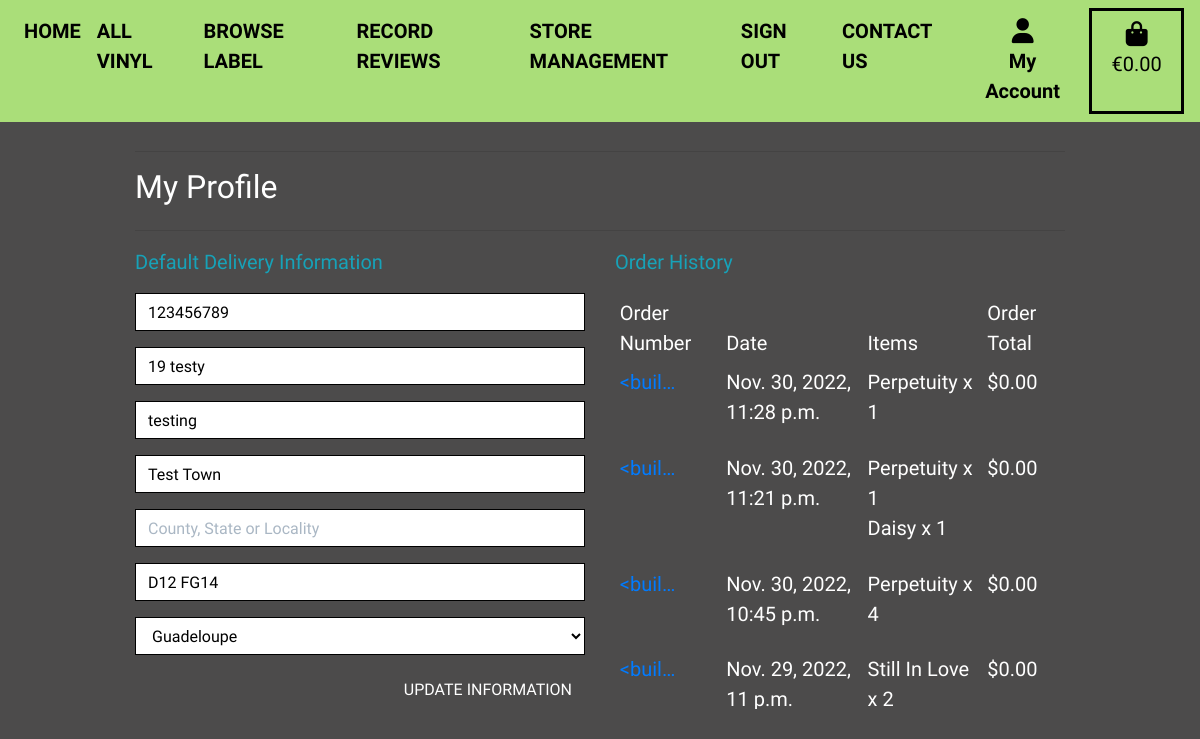
The page /profile/ (signed in) on the database as committed earlier.
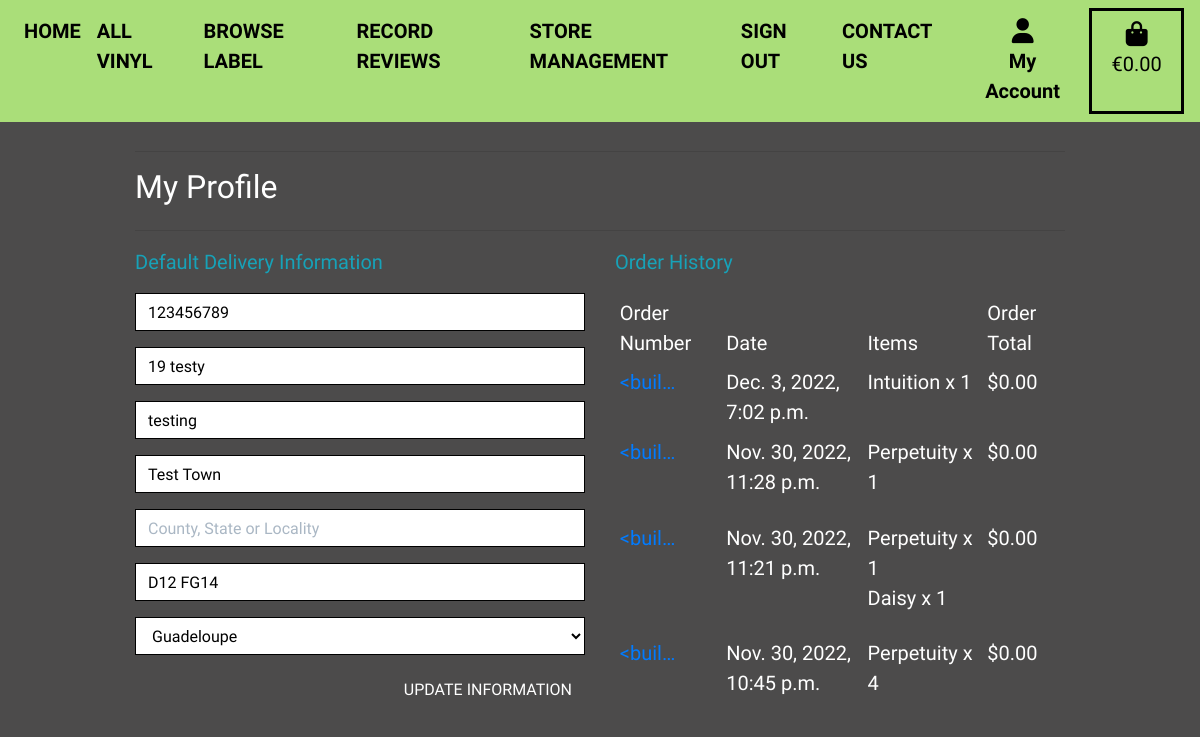
The same page on the database as committed later.
### checkout/models.py (models this page shows, shortened)
class Order(models.Model):
    order_number = models.CharField(max_length=32, null=False, editable=False)
    user_profile = models.ForeignKey(UserProfile, on_delete=models.SET_NULL,
                                     null=True, blank=True,
                                     related_name='orders'
                                     )
    full_name = models.CharField(max_length=50, null=False, blank=False)
    email = models.EmailField(max_length=254, null=False, blank=False)
    phone_number = models.CharField(max_length=20, null=False, blank=False)
    country = CountryField(blank_label='Country *', null=False, blank=False)
    town_or_city = models.CharField(max_length=40, null=False, blank=False)
    street_address1 = models.CharField(max_length=80, null=False, blank=False)
    street_address2 = models.CharField(max_length=80, null=True, blank=True)
    postcode = models.CharField(max_length=20, null=True, blank=True)
    county = models.CharField(max_length=80, null=True, blank=True)
    date = models.DateTimeField(auto_now_add=True)
    delivery_cost = models.DecimalField(
        max_digits=6, decimal_places=2, null=False, default=0
    )
    order_total = models.DecimalField(
        max_digits=10, decimal_places=2, null=False, default=0
    )
    grand_total = models.DecimalField(
        max_digits=10, decimal_places=2, null=False, default=0
    )
    original_basket = models.TextField(null=False, blank=False, default='')
    stripe_pid = models.CharField(
        max_length=254, null=False, blank=False, default=''
    )
    class Meta:
        ordering = ['-date']

class ItemCheckout(models.Model):
    order = models.ForeignKey(
        Order, null=False, blank=False, on_delete=models.CASCADE,
        related_name='itemcheckout'
    )
    record = models.ForeignKey(
        Record, null=False, blank=False, on_delete=models.CASCADE
    )
    quantity = models.IntegerField(null=False, blank=False, default=0)
    item_total = models.DecimalField(
        max_digits=6, decimal_places=2, null=False, blank=False, editable=False
    )

### products/models.py (models this page shows, shortened)
class Record(models.Model):
    title = models.CharField(max_length=254)
    artist = models.CharField(max_length=254)
    label = models.ForeignKey(Label, on_delete=models.CASCADE)
    price = models.DecimalField(max_digits=4, decimal_places=2)
    track = models.CharField(
        max_length=100, null=False, blank=False, default=""
    )
    description = models.TextField(null=True, blank=True)
    image_url = models.URLField(max_length=1024, null=True, blank=True)
    image = models.ImageField(null=True, blank=True)

### profiles/views.py (the view)
# urls.py: path('profile/', include('profiles.urls')),
@login_required
def profile(request):
    profile = get_object_or_404(UserProfile, user=request.user)
    if request.method == 'POST':
        form = UserProfileForm(request.POST, instance=profile)
        if form.is_valid():
            form.save()
            messages.success(request, 'Profile updated successfully')
        else:
            messages.error(request, 'Update failed. Please ensure the form is \
                valid.')
    else:
        form = UserProfileForm(instance=profile)
    orders = profile.orders.all()
    template = 'profiles/profile.html'
    context = {
        'form': form,
        'orders': orders,
        'on_profile_page': True
    }
    return render(request, template, context)

### profiles/forms.py
class UserProfileForm(forms.ModelForm):
    class Meta:
        model = UserProfile
        exclude = ('user',)
    def __init__(self, *args, **kwargs):
        super().__init__(*args, **kwargs)
        placeholders = {
            'default_phone_number': 'Phone Number',
            'default_postcode': 'Postal Code',
            'default_town_or_city': 'Town or City',
            'default_street_address1': 'Street Address 1',
            'default_street_address2': 'Street Address 2',
            'default_county': 'County, State or Locality',
        }
        self.fields['default_phone_number'].widget.attrs['autofocus'] = True
        for field in self.fields:
            if field != 'default_country':
                if self.fields[field].required:
                    placeholder = f'{placeholders[field]} *'
                else:
                    placeholder = placeholders[field]
                self.fields[field].widget.attrs['placeholder'] = placeholder
            self.fields[field].widget.attrs['class'] = 'border-black \
                rounded-0 profile-form-input'
            self.fields[field].label = False

### profiles/templates/profiles/profile.html (shortened to what this page needs)
{% extends "base.html" %}
{% load static %}
{% block extra_css %}
    <link rel="stylesheet" href="{% static 'profiles/css/profile.css' %}">
{% endblock %}
{% block page_header %}
    <div class="container header-container">
    </div>
{% endblock %}
{% block content %}
    <div class="container">
        <div class="row">
            <div class="col">
                <hr>
                <h2 class="font-weight-normal text-white mb-4">My Profile</h2>
                <hr>
            </div>
        </div>
        <div class="row">
            <div class="col-12 col-lg-6">
                <p class="text-info">Default Delivery Information</p>
                <form class="mt-3" action="{% url 'profile' %}" method="POST" id="profile-update-form">
                    {{ form|crispy }}
                    <button class="btn btn-black rounded-0 text-uppercase float-right font-weight-normal text-white">
                        Update Information</button>
                </form>
            </div>
            <div class="col-12 col-lg-6">
                <p class="text-info">Order History</p>
                <div class="order-history table-responsive">
                    <table class="table table-sm table-borderless">
                        <thead>
                            <tr>
                                <th class="font-weight-normal text-white">Order Number</th>
                                <th class="font-weight-normal text-white">Date</th>
                                <th class="font-weight-normal text-white">Items</th>
                                <th class="font-weight-normal text-white">Order Total</th>
                            </tr>
                        </thead>
                        <tbody>
                            {% for order in orders %}
                                <tr>
                                    <td>
                                        <a href="{% url 'order_history' order.order_number %}"
                                        title="{{ order.order_number }}">
                                            {{ order.order_number|truncatechars:6 }}
                                        </a>
                                    </td>
                                    <td class="font-weight-normal text-white">{{ order.date }}</td>
                                    <td class="font-weight-normal text-white">
                                        <ul class="list-unstyled">
                                            {% for item in order.itemcheckout.all %}
                                                <li class="medium">
                                                    {{ item.record.title }} x {{ item.quantity }}
                                                </li>
                                            {% endfor %}
                                        </ul>
                                    </td>
                                    <td class="font-weight-normal text-white">${{ order.grand_total }}</td>
                                </tr>
                            {% endfor %}
                        </tbody>
                    </table>
                </div>
            </div>
        </div>
{% endblock %}

Rows that differ between the two databases and show on the page:
no longer on this page (row unchanged): Order: order_number "<buil…", date "Nov. 29, 2022, 11 p.m.", grand_total "0.00"
no longer on this page (row unchanged): ItemCheckout: record "Still In Love", quantity "2", shown under "<buil…"
added Order: order_number "<buil…", date "Dec. 3, 2022, 7:02 p.m.", grand_total "0.00"
added ItemCheckout: record "Intuition", quantity "1", shown under "<buil…"
